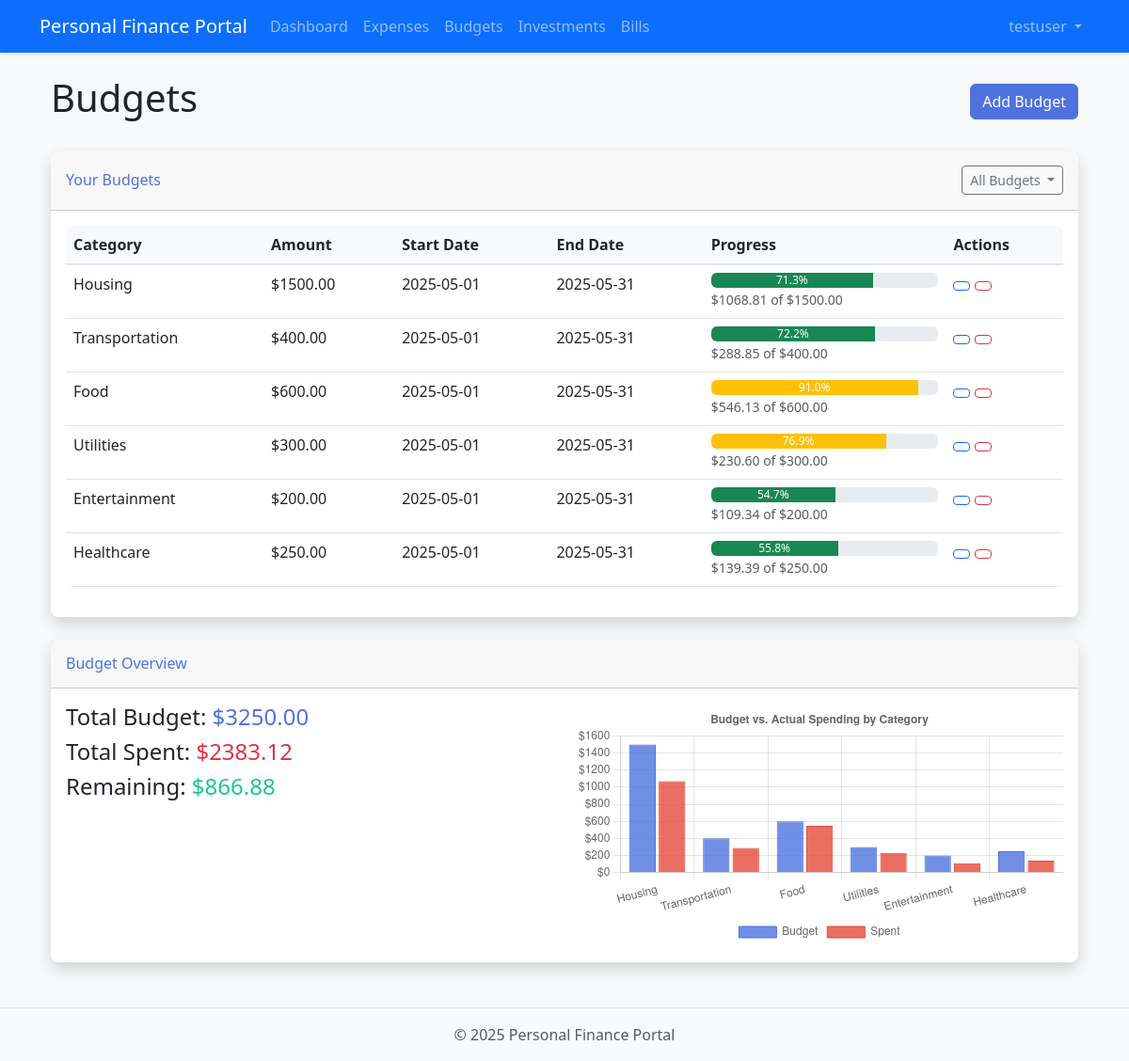
The page /budgets/ (signed in) on the database its author committed.
### app/models/user.py (models this page shows, shortened)
class User(db.Model, UserMixin):
    id = db.Column(db.Integer, primary_key=True)
    username = db.Column(db.String(64), index=True, unique=True)
    email = db.Column(db.String(120), index=True, unique=True)
    password_hash = db.Column(db.String(128))
    created_at = db.Column(db.DateTime, default=datetime.utcnow)
    expenses = db.relationship('Expense', backref='user', lazy='dynamic')
    budgets = db.relationship('Budget', backref='user', lazy='dynamic')
    investments = db.relationship('Investment', backref='user', lazy='dynamic')
    bills = db.relationship('Bill', backref='user', lazy='dynamic')

### app/models/budget.py (models this page shows, shortened)
class Budget(db.Model):
    id = db.Column(db.Integer, primary_key=True)
    user_id = db.Column(db.Integer, db.ForeignKey('user.id'), nullable=False)
    category = db.Column(db.String(50), nullable=False)
    amount = db.Column(db.Float, nullable=False)
    start_date = db.Column(db.DateTime, nullable=False)
    end_date = db.Column(db.DateTime, nullable=False)
    spent_amount = db.Column(db.Float, nullable=False, default=0.0)
    spent_percentage = db.Column(db.Float, nullable=False, default=0.0)

### app/routes/budgets.py (the view)
@budgets_bp.route('/')
@login_required
def index():
    budgets_exist = Budget.query.filter_by(user_id=current_user.id).first() is not None
    if not budgets_exist:
        create_sample_budgets()
    filter_type = request.args.get('filter', 'all')
    query = Budget.query.filter_by(user_id=current_user.id)
    today = datetime.now().date()
    if filter_type == 'active':
        query = query.filter(
            Budget.start_date <= today,
            Budget.end_date >= today
        )
    elif filter_type == 'completed':
        query = query.filter(Budget.end_date < today)
    budgets = query.all()
    total_budget = sum(budget.amount for budget in budgets)
    total_spent = sum(budget.spent_amount for budget in budgets)
    categories = []
    budget_amounts = []
    spent_amounts = []
    for budget in budgets:
        categories.append(budget.category)
        budget_amounts.append(budget.amount)
        spent_amounts.append(budget.spent_amount)
    return render_template('budgets/index.html',
                          title='Budgets',
                          budgets=budgets,
                          total_budget=total_budget,
                          total_spent=total_spent,
                          categories=categories,
                          budget_amounts=budget_amounts,
                          spent_amounts=spent_amounts,
                          active_filter=filter_type)

### app/models/user.py (called while the page is built)
@login_manager.user_loader
def load_user(id):
    return User.query.get(int(id))

### app/utils/date_utils.py (called while the page is built)
def get_current_datetime():
    return datetime.now()

### app/templates/budgets/index.html (shortened to what this page needs)
{% extends "base.html" %}
{% block content %}
<div class="container mt-4">
    <div class="d-flex justify-content-between align-items-center mb-4">
        <h1>Budgets</h1>
        <button type="button" class="btn btn-primary" data-bs-toggle="modal" data-bs-target="#addBudgetModal">
             Add Budget
        </button>
    </div>
    {% if budgets %}
    <div class="card shadow mb-4">
        <div class="card-header py-3 d-flex justify-content-between align-items-center">
            <h6 class="m-0 font-weight-bold text-primary">Your Budgets</h6>
            <div class="dropdown">
                <button class="btn btn-sm btn-outline-secondary dropdown-toggle" type="button" id="filterDropdown" data-bs-toggle="dropdown" aria-expanded="false">
                    {% if active_filter == 'all' %}
                        All Budgets
                    {% elif active_filter == 'active' %}
                        Active Budgets
                    {% elif active_filter == 'completed' %}
                        Completed Budgets
                    {% else %}
                        Filter
                    {% endif %}
                </button>
            </div>
        </div>
        <div class="card-body">
            <div class="table-responsive">
                <table class="table table-hover">
                    <thead>
                        <tr>
                            <th>Category</th>
                            <th>Amount</th>
                            <th>Start Date</th>
                            <th>End Date</th>
                            <th>Progress</th>
                            <th>Actions</th>
                        </tr>
                    </thead>
                    <tbody>
                        {% for budget in budgets %}
                        <tr>
                            <td>{{ budget.category }}</td>
                            <td>${{ "%.2f"|format(budget.amount) }}</td>
                            <td>{{ budget.start_date.strftime('%Y-%m-%d') }}</td>
                            <td>{{ budget.end_date.strftime('%Y-%m-%d') }}</td>
                            <td>
                                <div class="progress">
                                    <div class="progress-bar {% if budget.spent_percentage > 100 %}bg-danger{% elif budget.spent_percentage > 75 %}bg-warning{% else %}bg-success{% endif %}"
                                         role="progressbar"
                                         style="width: {{ budget.spent_percentage }}%;"
                                         aria-valuenow="{{ budget.spent_percentage }}"
                                         aria-valuemin="0"
                                         aria-valuemax="100">
                                        {{ budget.spent_percentage }}%
                                    </div>
                                </div>
                                <small class="text-muted">${{ "%.2f"|format(budget.spent_amount) }} of ${{ "%.2f"|format(budget.amount) }}</small>
                            </td>
                            <td>
                                <button class="btn btn-sm btn-outline-primary" data-bs-toggle="modal" data-bs-target="#editBudgetModal{{ budget.id }}">
                                </button>
                                <button class="btn btn-sm btn-outline-danger" data-bs-toggle="modal" data-bs-target="#deleteBudgetModal{{ budget.id }}">
                                </button>
                            </td>
                        </tr>
                        {% endfor %}
                    </tbody>
                </table>
            </div>
        </div>
    </div>
    {% else %}
    <div class="alert alert-info">
        You haven't created any budgets yet. Click the "Add Budget" button to get started.
    </div>
    {% endif %}
    <div class="card shadow mb-4">
        <div class="card-header py-3">
            <h6 class="m-0 font-weight-bold text-primary">Budget Overview</h6>
        </div>
        <div class="card-body">
            <div class="row">
                <div class="col-md-6">
                    <h4>Total Budget: <span class="text-primary">${{ "%.2f"|format(total_budget) }}</span></h4>
                    <h4>Total Spent: <span class="text-danger">${{ "%.2f"|format(total_spent) }}</span></h4>
                    <h4>Remaining: <span class="text-success">${{ "%.2f"|format(total_budget - total_spent) }}</span></h4>
                </div>
                <div class="col-md-6">
                    <canvas id="budgetChart" width="400" height="200"></canvas>
                </div>
            </div>
        </div>
    </div>
</div>
<script>
document.addEventListener('DOMContentLoaded', function() {
    var ctx = document.getElementById('budgetChart').getContext('2d');
    var budgetChart = new Chart(ctx, {
        type: 'bar',
        data: {
            labels: {{ categories|tojson }},
            datasets: [
                {
                    label: 'Budget',
                    data: {{ budget_amounts|tojson }},
                    backgroundColor: 'rgba(78, 115, 223, 0.8)',
                    borderColor: 'rgba(78, 115, 223, 1)',
                    borderWidth: 1
                },
                {
                    label: 'Spent',
                    data: {{ spent_amounts|tojson }},
                    backgroundColor: 'rgba(231, 74, 59, 0.8)',
                    borderColor: 'rgba(231, 74, 59, 1)',
                    borderWidth: 1
                }
            ]
        },
        options: {
            scales: {
                y: {
                    beginAtZero: true,
                    ticks: {
                        callback: function(value) {
                            return '$' + value;
                        }
                    }
                }
            },
            plugins: {
                title: {
                    display: true,
                    text: 'Budget vs. Actual Spending by Category'
                },
                legend: {
                    position: 'bottom'
                }
            }
        }
    });
});
</script>
{% endblock %}

### app/templates/base.html (shortened to what this page needs)
<!DOCTYPE html>
<html lang="en">
<head>
    <link href="https://cdn.jsdelivr.net/npm/bootstrap@5.3.0-alpha1/dist/css/bootstrap.min.css" rel="stylesheet">
    <link rel="stylesheet" href="{{ url_for('static', filename='css/style.css') }}">
</head>
<body>
    <nav class="navbar navbar-expand-lg navbar-dark bg-primary">
        <div class="container">
            <a class="navbar-brand" href="{{ url_for('dashboard.index') }}">{{ config.APP_NAME }}</a>
            <div class="collapse navbar-collapse" id="navbarNav">
                <ul class="navbar-nav me-auto">
                    {% if current_user.is_authenticated %}
                    <li class="nav-item">
                        <a class="nav-link" href="{{ url_for('dashboard.index') }}">Dashboard</a>
                    </li>
                    <li class="nav-item">
                        <a class="nav-link" href="{{ url_for('expenses.index') }}">Expenses</a>
                    </li>
                    <li class="nav-item">
                        <a class="nav-link" href="{{ url_for('budgets.index') }}">Budgets</a>
                    </li>
                    <li class="nav-item">
                        <a class="nav-link" href="{{ url_for('investments.index') }}">Investments</a>
                    </li>
                    <li class="nav-item">
                        <a class="nav-link" href="{{ url_for('bills.index') }}">Bills</a>
                    </li>
                    {% endif %}
                </ul>
                <ul class="navbar-nav">
                    {% if current_user.is_authenticated %}
                    <li class="nav-item dropdown">
                        <a class="nav-link dropdown-toggle" href="#" id="userDropdown" role="button"
                            data-bs-toggle="dropdown">
                            {{ current_user.username }}
                        </a>
                    </li>
                    {% endif %}
                </ul>
            </div>
        </div>
    </nav>
    <main class="container mt-4">
        {% block content %}{% endblock %}
    </main>
    <footer class="footer mt-5 py-3 bg-light">
        <div class="container text-center">
            <span class="text-muted">© {{ now.year }} {{ config.APP_NAME }}</span>
        </div>
    </footer>
</body>
</html>

### app/static/css/style.css (style rules this page uses)
body { font-family: 'Segoe UI', Tahoma, Geneva, Verdana, sans-serif; background-color: #f8f9fa; }
.navbar { box-shadow: 0 2px 4px rgba(0, 0, 0, 0.1); }
.card { border-radius: 0.5rem; border: none; box-shadow: 0 0.125rem 0.25rem rgba(0, 0, 0, 0.075); transition: transform 0.3s ease, box-shadow 0.3s ease; }
.btn-primary { background-color: #4e73df; border-color: #4e73df; }
.text-primary { color: #4e73df !important; }
.text-success { color: #1cc88a !important; }
.footer { margin-top: 3rem; padding: 1.5rem 0; color: #6c757d; border-top: 1px solid #dee2e6; }
.table { border-radius: 0.5rem; overflow: hidden; }
.table thead th { background-color: #f8f9fc; border-bottom: 2px solid #e3e6f0; }

### rows shown on the page
User: username "testuser"
Budget: category "Housing", amount "1500.00", start_date "2025-05-01", end_date "2025-05-31", spent_percentage "71.3", spent_amount "1068.81"
Budget: category "Transportation", amount "400.00", start_date "2025-05-01", end_date "2025-05-31", spent_percentage "72.2", spent_amount "288.85"
Budget: category "Food", amount "600.00", start_date "2025-05-01", end_date "2025-05-31", spent_percentage "91.0", spent_amount "546.13"
Budget: category "Utilities", amount "300.00", start_date "2025-05-01", end_date "2025-05-31", spent_percentage "76.9", spent_amount "230.60"
Budget: category "Entertainment", amount "200.00", start_date "2025-05-01", end_date "2025-05-31", spent_percentage "54.7", spent_amount "109.34"
Budget: category "Healthcare", amount "250.00", start_date "2025-05-01", end_date "2025-05-31", spent_percentage "55.8", spent_amount "139.39"

### other values the page prints
{{ config.APP_NAME }} "Personal Finance Portal"
{{ "%.2f"|format(total_budget) }} "3250.00"
{{ "%.2f"|format(total_spent) }} "2383.12"
{{ "%.2f"|format(total_budget - total_spent) }} "866.88"
{{ now.year }} "2025"
chart data {{ categories|tojson }} ["Housing", "Transportation", "Food", "Utilities", "Entertainment", "Healthcare"]
chart data {{ budget_amounts|tojson }} [1500.0, 400.0, 600.0, 300.0, 200.0, 250.0]
chart data {{ spent_amounts|tojson }} [1068.81, 288.85, 546.13, 230.6, 109.34, 139.39]
